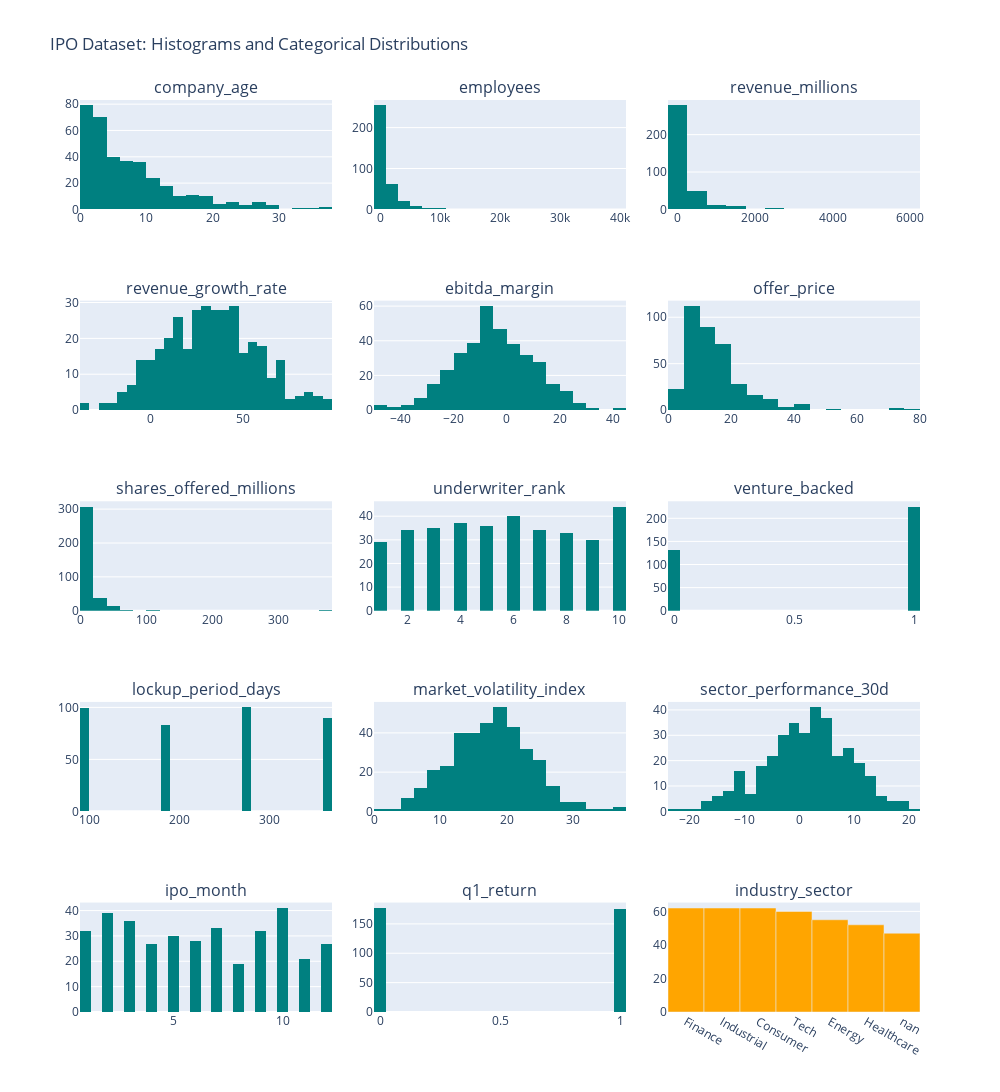

The cell this chart's notebook holds for it:
### Markdown cell above
### Inspect distributions

### Code cell
target = 'q1_return'
# Separate columns
numeric_cols = df.select_dtypes(include='number').columns.tolist()
categorical_cols = df.select_dtypes(exclude='number').columns.tolist()

# Total plots
all_cols = numeric_cols + categorical_cols
n_cols = 3
n_rows = math.ceil(len(all_cols) / n_cols)

# Create subplot grid
fig = make_subplots(rows=n_rows, cols=n_cols,
                    subplot_titles=all_cols,
                    horizontal_spacing=0.05, vertical_spacing=0.1)

# Add numeric histograms
for i, col in enumerate(numeric_cols):
    row = i // n_cols + 1
    col_pos = i % n_cols + 1
    fig.add_trace(
        go.Histogram(x=df[col], name=col, nbinsx=30, marker_color='teal'),
        row=row, col=col_pos
    )

# Add categorical bar charts
for j, col in enumerate(categorical_cols):
    idx = len(numeric_cols) + j
    row = idx // n_cols + 1
    col_pos = idx % n_cols + 1
    value_counts = df[col].value_counts(dropna=False)
    fig.add_trace(
        go.Bar(x=value_counts.index.astype(str), y=value_counts.values, name=col, marker_color='orange'),
        row=row, col=col_pos
    )

# Update layout
fig.update_layout(
    height=300 * n_rows,
    width=1000,
    title_text="IPO Dataset: Histograms and Categorical Distributions",
    showlegend=False
)

fig.show()

### Figure 1 — Plotly figure (JSON) as saved in the notebook; plotly's stock layout.template omitted (floating-point values rounded to 4 significant figures; data arrays with more than 128 entries replaced by an {"elided": "..."} marker saying what was removed)
{"data": [{"marker": {"color": "teal"}, "name": "company_age", "nbinsx": 30, "type": "histogram", "x": {"elided": "400 float values"}, "xaxis": "x", "yaxis": "y"}, {"marker": {"color": "teal"}, "name": "employees", "nbinsx": 30, "type": "histogram", "x": {"elided": "400 float values"}, "xaxis": "x2", "yaxis": "y2"}, {"marker": {"color": "teal"}, "name": "revenue_millions", "nbinsx": 30, "type": "histogram", "x": {"elided": "400 float values"}, "xaxis": "x3", "yaxis": "y3"}, {"marker": {"color": "teal"}, "name": "revenue_growth_rate", "nbinsx": 30, "type": "histogram", "x": {"elided": "400 float values"}, "xaxis": "x4", "yaxis": "y4"}, {"marker": {"color": "teal"}, "name": "ebitda_margin", "nbinsx": 30, "type": "histogram", "x": {"elided": "400 float values"}, "xaxis": "x5", "yaxis": "y5"}, {"marker": {"color": "teal"}, "name": "offer_price", "nbinsx": 30, "type": "histogram", "x": {"elided": "400 float values"}, "xaxis": "x6", "yaxis": "y6"}, {"marker": {"color": "teal"}, "name": "shares_offered_millions", "nbinsx": 30, "type": "histogram", "x": {"elided": "400 float values"}, "xaxis": "x7", "yaxis": "y7"}, {"marker": {"color": "teal"}, "name": "underwriter_rank", "nbinsx": 30, "type": "histogram", "x": {"elided": "400 int values"}, "xaxis": "x8", "yaxis": "y8"}, {"marker": {"color": "teal"}, "name": "venture_backed", "nbinsx": 30, "type": "histogram", "x": {"elided": "400 int values"}, "xaxis": "x9", "yaxis": "y9"}, {"marker": {"color": "teal"}, "name": "lockup_period_days", "nbinsx": 30, "type": "histogram", "x": {"elided": "400 int values"}, "xaxis": "x10", "yaxis": "y10"}, {"marker": {"color": "teal"}, "name": "market_volatility_index", "nbinsx": 30, "type": "histogram", "x": {"elided": "400 float values"}, "xaxis": "x11", "yaxis": "y11"}, {"marker": {"color": "teal"}, "name": "sector_performance_30d", "nbinsx": 30, "type": "histogram", "x": {"elided": "400 float values"}, "xaxis": "x12", "yaxis": "y12"}, {"marker": {"color": "teal"}, "name": "ipo_month", "nbinsx": 30, "type": "histogram", "x": {"elided": "400 int values"}, "xaxis": "x13", "yaxis": "y13"}, {"marker": {"color": "teal"}, "name": "q1_return", "nbinsx": 30, "type": "histogram", "x": {"elided": "400 int values"}, "xaxis": "x14", "yaxis": "y14"}, {"marker": {"color": "orange"}, "name": "industry_sector", "type": "bar", "x": ["Finance", "Industrial", "Consumer", "Tech", "Energy", "Healthcare", "nan"], "xaxis": "x15", "y": [62, 62, 62, 60, 55, 52, 47], "yaxis": "y15"}], "layout": {"annotations": [{"font": {"size": 16}, "showarrow": false, "text": "company_age", "x": 0.15, "xanchor": "center", "xref": "paper", "y": 1, "yanchor": "bottom", "yref": "paper"}, {"font": {"size": 16}, "showarrow": false, "text": "employees", "x": 0.5, "xanchor": "center", "xref": "paper", "y": 1, "yanchor": "bottom", "yref": "paper"}, {"font": {"size": 16}, "showarrow": false, "text": "revenue_millions", "x": 0.85, "xanchor": "center", "xref": "paper", "y": 1, "yanchor": "bottom", "yref": "paper"}, {"font": {"size": 16}, "showarrow": false, "text": "revenue_growth_rate", "x": 0.15, "xanchor": "center", "xref": "paper", "y": 0.78, "yanchor": "bottom", "yref": "paper"}, {"font": {"size": 16}, "showarrow": false, "text": "ebitda_margin", "x": 0.5, "xanchor": "center", "xref": "paper", "y": 0.78, "yanchor": "bottom", "yref": "paper"}, {"font": {"size": 16}, "showarrow": false, "text": "offer_price", "x": 0.85, "xanchor": "center", "xref": "paper", "y": 0.78, "yanchor": "bottom", "yref": "paper"}, {"font": {"size": 16}, "showarrow": false, "text": "shares_offered_millions", "x": 0.15, "xanchor": "center", "xref": "paper", "y": 0.56, "yanchor": "bottom", "yref": "paper"}, {"font": {"size": 16}, "showarrow": false, "text": "underwriter_rank", "x": 0.5, "xanchor": "center", "xref": "paper", "y": 0.56, "yanchor": "bottom", "yref": "paper"}, {"font": {"size": 16}, "showarrow": false, "text": "venture_backed", "x": 0.85, "xanchor": "center", "xref": "paper", "y": 0.56, "yanchor": "bottom", "yref": "paper"}, {"font": {"size": 16}, "showarrow": false, "text": "lockup_period_days", "x": 0.15, "xanchor": "center", "xref": "paper", "y": 0.34, "yanchor": "bottom", "yref": "paper"}, {"font": {"size": 16}, "showarrow": false, "text": "market_volatility_index", "x": 0.5, "xanchor": "center", "xref": "paper", "y": 0.34, "yanchor": "bottom", "yref": "paper"}, {"font": {"size": 16}, "showarrow": false, "text": "sector_performance_30d", "x": 0.85, "xanchor": "center", "xref": "paper", "y": 0.34, "yanchor": "bottom", "yref": "paper"}, {"font": {"size": 16}, "showarrow": false, "text": "ipo_month", "x": 0.15, "xanchor": "center", "xref": "paper", "y": 0.12, "yanchor": "bottom", "yref": "paper"}, {"font": {"size": 16}, "showarrow": false, "text": "q1_return", "x": 0.5, "xanchor": "center", "xref": "paper", "y": 0.12, "yanchor": "bottom", "yref": "paper"}, {"font": {"size": 16}, "showarrow": false, "text": "industry_sector", "x": 0.85, "xanchor": "center", "xref": "paper", "y": 0.12, "yanchor": "bottom", "yref": "paper"}], "height": 1500, "showlegend": false, "title": {"text": "IPO Dataset: Histograms and Categorical Distributions"}, "width": 1000, "xaxis": {"anchor": "y", "autorange": true, "domain": [0, 0.3], "range": [0, 38], "type": "linear"}, "xaxis10": {"anchor": "y10", "autorange": true, "domain": [0, 0.3], "range": [89.5, 369.5], "type": "linear"}, "xaxis11": {"anchor": "y11", "autorange": true, "domain": [0.35, 0.65], "range": [0, 38], "type": "linear"}, "xaxis12": {"anchor": "y12", "autorange": true, "domain": [0.7, 1], "range": [-24, 22], "type": "linear"}, "xaxis13": {"anchor": "y13", "autorange": true, "domain": [0, 0.3], "range": [0.75, 12.25], "type": "linear"}, "xaxis14": {"anchor": "y14", "autorange": true, "domain": [0.35, 0.65], "range": [-0.025, 1.025], "type": "linear"}, "xaxis15": {"anchor": "y15", "autorange": true, "domain": [0.7, 1], "range": [-0.5, 6.5], "type": "category"}, "xaxis2": {"anchor": "y2", "autorange": true, "domain": [0.35, 0.65], "range": [-1000, 41000], "type": "linear"}, "xaxis3": {"anchor": "y3", "autorange": true, "domain": [0.7, 1], "range": [-250, 6250], "type": "linear"}, "xaxis4": {"anchor": "y4", "autorange": true, "domain": [0, 0.3], "range": [-37.5, 97.5], "type": "linear"}, "xaxis5": {"anchor": "y5", "autorange": true, "domain": [0.35, 0.65], "range": [-50, 45], "type": "linear"}, "xaxis6": {"anchor": "y6", "autorange": true, "domain": [0.7, 1], "range": [0, 80], "type": "linear"}, "xaxis7": {"anchor": "y7", "autorange": true, "domain": [0, 0.3], "range": [0, 380], "type": "linear"}, "xaxis8": {"anchor": "y8", "autorange": true, "domain": [0.35, 0.65], "range": [0.75, 10.25], "type": "linear"}, "xaxis9": {"anchor": "y9", "autorange": true, "domain": [0.7, 1], "range": [-0.025, 1.025], "type": "linear"}, "yaxis": {"anchor": "x", "autorange": true, "domain": [0.88, 1], "range": [0, 83.16]}, "yaxis10": {"anchor": "x10", "autorange": true, "domain": [0.22, 0.34], "range": [0, 105.3]}, "yaxis11": {"anchor": "x11", "autorange": true, "domain": [0.22, 0.34], "range": [0, 55.79]}, "yaxis12": {"anchor": "x12", "autorange": true, "domain": [0.22, 0.34], "range": [0, 43.16]}, "yaxis13": {"anchor": "x13", "autorange": true, "domain": [0, 0.12], "range": [0, 43.16]}, "yaxis14": {"anchor": "x14", "autorange": true, "domain": [0, 0.12], "range": [0, 186.3]}, "yaxis15": {"anchor": "x15", "autorange": true, "domain": [0, 0.12], "range": [0, 65.26], "type": "linear"}, "yaxis2": {"anchor": "x2", "autorange": true, "domain": [0.88, 1], "range": [0, 267.4]}, "yaxis3": {"anchor": "x3", "autorange": true, "domain": [0.88, 1], "range": [0, 292.6]}, "yaxis4": {"anchor": "x4", "autorange": true, "domain": [0.66, 0.78], "range": [0, 30.53]}, "yaxis5": {"anchor": "x5", "autorange": true, "domain": [0.66, 0.78], "range": [0, 63.16]}, "yaxis6": {"anchor": "x6", "autorange": true, "domain": [0.66, 0.78], "range": [0, 117.9]}, "yaxis7": {"anchor": "x7", "autorange": true, "domain": [0.44, 0.56], "range": [0, 323.2]}, "yaxis8": {"anchor": "x8", "autorange": true, "domain": [0.44, 0.56], "range": [0, 46.32]}, "yaxis9": {"anchor": "x9", "autorange": true, "domain": [0.44, 0.56], "range": [0, 236.8]}}}
